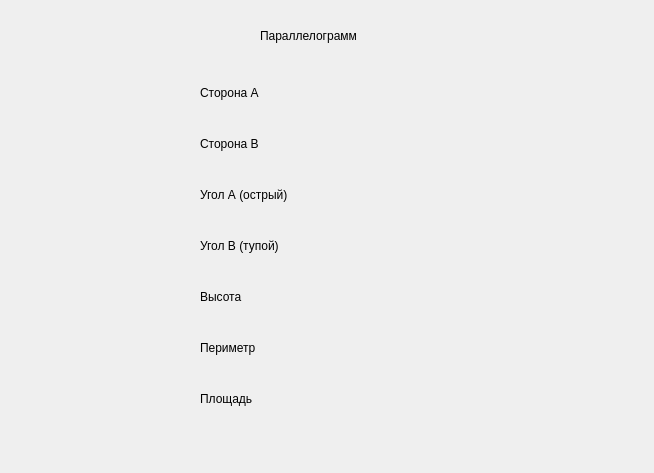
<?xml version="1.0" encoding="UTF-8"?>
<ui version="4.0">
 <class>ShowParallel</class>
 <widget class="QDialog" name="ShowParallel">
  <property name="geometry">
   <rect>
    <x>0</x>
    <y>0</y>
    <width>654</width>
    <height>473</height>
   </rect>
  </property>
  <property name="windowTitle">
   <string>Dialog</string>
  </property>
  <widget class="QLabel" name="label">
   <property name="geometry">
    <rect>
     <x>260</x>
     <y>20</y>
     <width>131</width>
     <height>31</height>
    </rect>
   </property>
   <property name="text">
    <string>Параллелограмм</string>
   </property>
  </widget>
  <widget class="QWidget" name="layoutWidget">
   <property name="geometry">
    <rect>
     <x>200</x>
     <y>70</y>
     <width>321</width>
     <height>351</height>
    </rect>
   </property>
   <layout class="QHBoxLayout" name="horizontalLayout">
    <item>
     <layout class="QVBoxLayout" name="verticalLayout">
      <item>
       <widget class="QLabel" name="label_2">
        <property name="text">
         <string>Сторона А</string>
        </property>
       </widget>
      </item>
      <item>
       <widget class="QLabel" name="label_3">
        <property name="text">
         <string>Сторона В</string>
        </property>
       </widget>
      </item>
      <item>
       <widget class="QLabel" name="label_4">
        <property name="text">
         <string>Угол А (острый)</string>
        </property>
       </widget>
      </item>
      <item>
       <widget class="QLabel" name="label_5">
        <property name="text">
         <string>Угол В (тупой)</string>
        </property>
       </widget>
      </item>
      <item>
       <widget class="QLabel" name="label_6">
        <property name="text">
         <string>Высота</string>
        </property>
       </widget>
      </item>
      <item>
       <widget class="QLabel" name="label_7">
        <property name="text">
         <string>Периметр</string>
        </property>
       </widget>
      </item>
      <item>
       <widget class="QLabel" name="label_8">
        <property name="text">
         <string>Площадь</string>
        </property>
       </widget>
      </item>
     </layout>
    </item>
    <item>
     <layout class="QVBoxLayout" name="verticalLayout_2">
      <item>
       <widget class="QLabel" name="side_a">
        <property name="text">
         <string/>
        </property>
       </widget>
      </item>
      <item>
       <widget class="QLabel" name="side_b">
        <property name="text">
         <string/>
        </property>
       </widget>
      </item>
      <item>
       <widget class="QLabel" name="angle_a">
        <property name="text">
         <string/>
        </property>
       </widget>
      </item>
      <item>
       <widget class="QLabel" name="angle_b">
        <property name="text">
         <string/>
        </property>
       </widget>
      </item>
      <item>
       <widget class="QLabel" name="height">
        <property name="text">
         <string/>
        </property>
       </widget>
      </item>
      <item>
       <widget class="QLabel" name="perimeter">
        <property name="text">
         <string/>
        </property>
       </widget>
      </item>
      <item>
       <widget class="QLabel" name="square">
        <property name="text">
         <string/>
        </property>
       </widget>
      </item>
     </layout>
    </item>
   </layout>
  </widget>
 </widget>
 <resources/>
 <connections/>
</ui>
